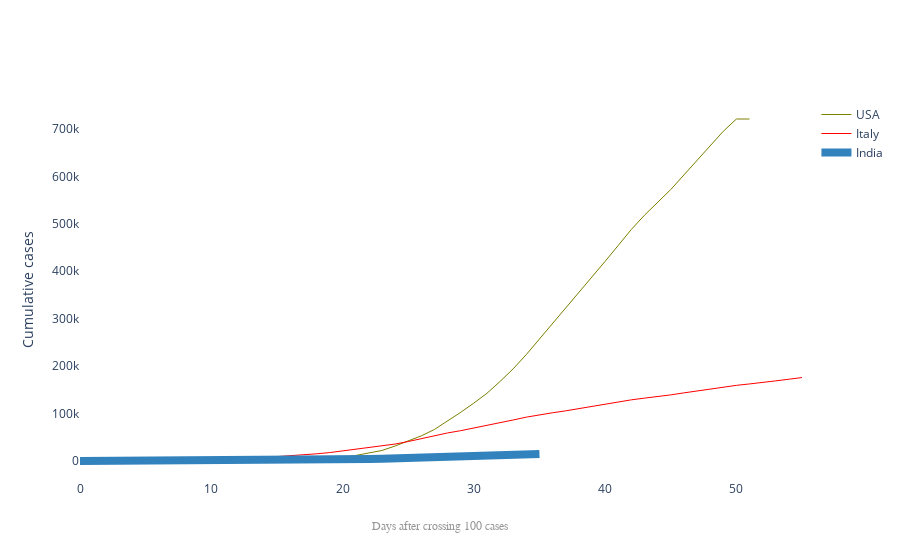

Source (notebook cell):
### Code cell
# Trend after crossing 100 cases
# import plotly.graph_objects as go

title = 'Main Source for News'
labels = ['USA', 'Italy', 'India']
colors = ['rgb(122,128,0)', 'rgb(255,0,0)', 'rgb(49,130,189)']

mode_size = [10, 10, 12]
line_size = [1, 1, 8]

fig = go.Figure()


fig.add_trace(go.Scatter(x=dbd_USA['Days after surpassing 100 cases'], 
                 y=dbd_USA['Total Cases'],mode='lines',
                 name=labels[0],
                 line=dict(color=colors[0], width=line_size[0]),            
                 connectgaps=True))
fig.add_trace(go.Scatter(x=dbd_Italy['Days after surpassing 100 cases'], 
                 y=dbd_Italy['Total Cases'],mode='lines',
                 name=labels[1],
                 line=dict(color=colors[1], width=line_size[1]),            
                 connectgaps=True))

fig.add_trace(go.Scatter(x=dbd_India['Days after surpassing 100 cases'], 
                 y=dbd_India['Total Cases'],mode='lines',
                 name=labels[2],
                 line=dict(color=colors[2], width=line_size[2]),            
                 connectgaps=True))
    
    
    
annotations = []

annotations.append(dict(xref='paper', yref='paper', x=0.5, y=-0.1,
                              xanchor='center', yanchor='top',
                              text='Days after crossing 100 cases ',
                              font=dict(family='Arial',
                                        size=12,
                                        color='rgb(150,150,150)'),
                              showarrow=False))

fig.update_layout(annotations=annotations,plot_bgcolor='white',yaxis_title='Cumulative cases')
plt.savefig("Cumulative cases")
fig.show()

### Figure 1 — Plotly figure (JSON) as saved in the notebook; plotly's stock layout.template omitted (floating-point values rounded to 4 significant figures)
{"data": [{"connectgaps": true, "line": {"color": "rgb(122,128,0)", "width": 1}, "mode": "lines", "name": "USA", "type": "scatter", "x": [null, null, null, null, null, null, null, null, null, null, null, null, null, null, null, null, null, null, null, null, null, null, null, null, null, null, null, null, null, null, null, null, null, null, null, null, null, 0, 1, 2, 3, 4, 5, 6, 7, 8, 9, 10, 11, 12, 13, 14, 15, 16, 17, 18, 19, 20, 21, 22, 23, 24, 25, 26, 27, 28, 29, 30, 31, 32, 33, 34, 35, 36, 37, 38, 39, 40, 41, 42, 43, 44, 45, 46, 47, 48, 49, 50, 51], "y": [1, 1, 1, 2, 2, 5, 5, 5, 10, 11, 17, 18, 21, 32, 32, 43, 43, 55, 55, 55, 67, 67, 67, 67, 67, 67, 67, 67, 67, 67, 67, 69, 69, 69, 69, 69, 70, 130, 131, 134, 135, 135, 135, 135, 135, 135, 135, 135, 135, 135, 135, 135, 135, 592, 1435, 2418, 4168, 7118, 11687, 17319, 22167, 31567, 41878, 53044, 66495, 83883, 102626, 122078, 142810, 167724, 194379, 224486, 256940, 291136, 324136, 355376, 388878, 420875, 454481, 488233, 518236, 545657, 572298, 603018, 633360, 662927, 695092, 721092, 721092]}, {"connectgaps": true, "line": {"color": "rgb(255,0,0)", "width": 1}, "mode": "lines", "name": "Italy", "type": "scatter", "x": [null, null, null, null, null, null, null, null, null, null, null, null, null, null, null, null, null, null, null, null, null, null, null, null, 0, 1, 2, 3, 4, 5, 6, 7, 8, 9, 10, 11, 12, 13, 14, 15, 16, 17, 18, 19, 20, 21, 22, 23, 24, 25, 26, 27, 28, 29, 30, 31, 32, 33, 34, 35, 36, 37, 38, 39, 40, 41, 42, 43, 44, 45, 46, 47, 48, 49, 50, 51, 52, 53, 54, 55], "y": [2, 2, 2, 2, 2, 2, 3, 3, 3, 3, 3, 3, 3, 3, 3, 3, 3, 3, 3, 3, 3, 3, 20, 79, 157, 229, 323, 470, 655, 889, 1128, 1701, 2036, 2502, 3089, 3858, 4636, 5883, 7375, 9172, 10149, 12462, 15113, 17660, 21157, 24747, 27980, 31506, 35713, 41035, 47021, 53578, 59138, 63927, 69176, 74386, 80589, 86498, 92472, 97689, 101739, 105792, 110574, 115242, 119827, 124632, 128948, 132547, 135586, 139422, 143626, 147577, 152271, 156363, 159516, 162488, 165155, 168941, 172434, 175925]}, {"connectgaps": true, "line": {"color": "rgb(49,130,189)", "width": 8}, "mode": "lines", "name": "India", "type": "scatter", "x": [null, null, null, null, null, null, null, null, null, null, null, null, null, null, null, null, null, null, null, null, null, null, null, null, null, null, null, null, null, null, null, null, null, null, null, null, null, null, null, null, null, null, null, null, 0, 1, 2, 3, 4, 5, 6, 7, 8, 9, 10, 11, 12, 13, 14, 15, 16, 17, 18, 19, 20, 21, 22, 23, 24, 25, 26, 27, 28, 29, 30, 31, 32, 33, 34, 35], "y": [1, 1, 1, 2, 3, 3, 3, 3, 3, 3, 3, 3, 3, 3, 3, 3, 3, 3, 3, 3, 3, 3, 3, 3, 3, 3, 3, 3, 3, 3, 3, 3, 5, 6, 28, 30, 31, 34, 39, 48, 63, 71, 81, 91, 102, 112, 126, 146, 171, 198, 256, 334, 403, 497, 571, 657, 730, 883, 1019, 1139, 1326, 1635, 2059, 2545, 3105, 3684, 4293, 4777, 5349, 5914, 6727, 7598, 8452, 9210, 10453, 11488, 12370, 13432, 14352, 14792]}], "layout": {"annotations": [{"font": {"color": "rgb(150,150,150)", "family": "Arial", "size": 12}, "showarrow": false, "text": "Days after crossing 100 cases ", "x": 0.5, "xanchor": "center", "xref": "paper", "y": -0.1, "yanchor": "top", "yref": "paper"}], "plot_bgcolor": "white", "yaxis": {"title": {"text": "Cumulative cases"}}}}
